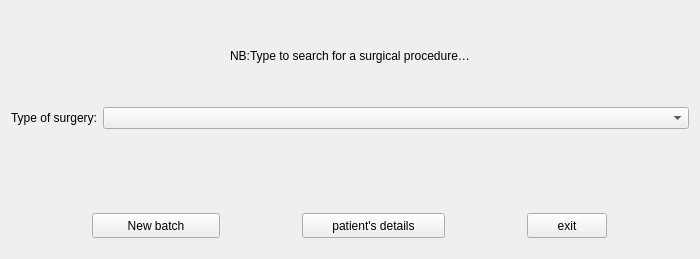
<?xml version="1.0" encoding="UTF-8"?>
<ui version="4.0">
 <class>select_the_surgery_widget</class>
 <widget class="QWidget" name="select_the_surgery_widget">
  <property name="geometry">
   <rect>
    <x>0</x>
    <y>0</y>
    <width>700</width>
    <height>259</height>
   </rect>
  </property>
  <property name="windowTitle">
   <string>Select the surgery</string>
  </property>
  <layout class="QVBoxLayout" name="verticalLayout">
   <item>
    <layout class="QVBoxLayout" name="verticalLayout_3">
     <item>
      <widget class="QLabel" name="info_label">
       <property name="text">
        <string>NB:Type to search for a surgical procedure…</string>
       </property>
       <property name="alignment">
        <set>Qt::AlignmentFlag::AlignCenter</set>
       </property>
      </widget>
     </item>
    </layout>
   </item>
   <item>
    <layout class="QFormLayout" name="formLayout">
     <property name="labelAlignment">
      <set>Qt::AlignmentFlag::AlignHCenter|Qt::AlignmentFlag::AlignTop</set>
     </property>
     <property name="formAlignment">
      <set>Qt::AlignmentFlag::AlignHCenter|Qt::AlignmentFlag::AlignTop</set>
     </property>
     <item row="0" column="0">
      <widget class="QLabel" name="type_of_surgery_label">
       <property name="text">
        <string>Type of surgery:</string>
       </property>
       <property name="alignment">
        <set>Qt::AlignmentFlag::AlignRight|Qt::AlignmentFlag::AlignTrailing|Qt::AlignmentFlag::AlignVCenter</set>
       </property>
      </widget>
     </item>
     <item row="0" column="1">
      <widget class="QComboBox" name="type_of_surgery_comboBox">
       <property name="minimumSize">
        <size>
         <width>450</width>
         <height>0</height>
        </size>
       </property>
      </widget>
     </item>
    </layout>
   </item>
   <item>
    <layout class="QGridLayout" name="gridLayout">
     <property name="leftMargin">
      <number>5</number>
     </property>
     <property name="topMargin">
      <number>10</number>
     </property>
     <property name="rightMargin">
      <number>5</number>
     </property>
     <property name="bottomMargin">
      <number>10</number>
     </property>
     <property name="verticalSpacing">
      <number>5</number>
     </property>
     <item row="1" column="0">
      <widget class="QPushButton" name="new_batch_pushButton">
       <property name="maximumSize">
        <size>
         <width>128</width>
         <height>25</height>
        </size>
       </property>
       <property name="text">
        <string>New batch</string>
       </property>
      </widget>
     </item>
     <item row="1" column="1">
      <widget class="QPushButton" name="patients_details_pushButton">
       <property name="maximumSize">
        <size>
         <width>143</width>
         <height>25</height>
        </size>
       </property>
       <property name="text">
        <string>patient's details</string>
       </property>
      </widget>
     </item>
     <item row="1" column="2">
      <widget class="QPushButton" name="exit_pushButton">
       <property name="maximumSize">
        <size>
         <width>80</width>
         <height>25</height>
        </size>
       </property>
       <property name="text">
        <string>exit</string>
       </property>
      </widget>
     </item>
    </layout>
   </item>
  </layout>
 </widget>
 <resources/>
 <connections/>
</ui>
